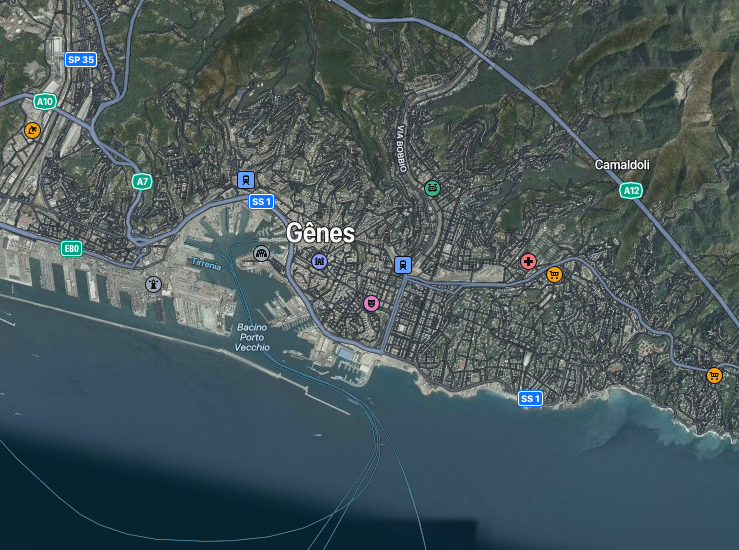
#> input picture Genova.png, 739 x 550 px
$ jupyter execute --allow-errors traitement.ipynb
#> lines starting #> are read from the running program, lines starting #| are printed output that depends on the picture; after the words box and inside, x2 and y2 are one past the last pixel; in counts of white or black regions, pixels touching at a corner belong together; pictures that were not available may be replaced by others from this repository, and a replacement may not be noted
[cell 1]
import pytesseract
import cv2
import easyocr
import matplotlib.pyplot as plt
import numpy as np
import json

[cell 2]
img = cv2.imread('Genova.png')
#> img is the input picture: shape (550, 739, 3); mean B, G, R 90.6, 87.7, 72.6

# Avec pytesseract

[cell 3]
custom_config = r'--oem 3 --psm 6'
pytesseract.image_to_string(img, config=custom_config)
#> (this line was passed over: pytesseract is not available in this run)

# Avec EasyOCR

#> (a cell that did not finish here is left out)

[cell 5]
def convert_types(item):
    if isinstance(item, np.generic):
        return item.item()
    elif isinstance(item, list):
        return [convert_types(sub_item) for sub_item in item]
    else:
        return item

json_list = []
#> (the rest of this cell did not finish here and is left out)

#> (a cell that did not finish here is left out)

#> (a cell that did not finish here is left out)

# Pour aller plus loin

Utilisation d'une base de données contenant des noms de lieux pour trouver des similitudes

Utilisation d'un modèle de LLM pour corriger les résultats éronnés

[cell 8]
import cv2
import numpy as np
import pandas as pd
import pytesseract

def preprocess_image(image_path):
    image = cv2.imread(image_path, cv2.IMREAD_GRAYSCALE)
    _, binary_image = cv2.threshold(image, 128, 255, cv2.THRESH_BINARY | cv2.THRESH_OTSU)
    binary_image = cv2.bitwise_not(binary_image)
    return binary_image

def detect_table_borders(binary_image):
    horizontal_kernel = cv2.getStructuringElement(cv2.MORPH_RECT, (40, 1))
    horizontal_lines = cv2.morphologyEx(binary_image, cv2.MORPH_OPEN, horizontal_kernel)

    vertical_kernel = cv2.getStructuringElement(cv2.MORPH_RECT, (1, 40))
    vertical_lines = cv2.morphologyEx(binary_image, cv2.MORPH_OPEN, vertical_kernel)

    table_borders = cv2.add(horizontal_lines, vertical_lines)
    return table_borders

def segment_cells(table_borders):
    contours, _ = cv2.findContours(table_borders, cv2.RETR_TREE, cv2.CHAIN_APPROX_SIMPLE)
    cells = []
    for contour in contours:
        x, y, w, h = cv2.boundingRect(contour)
        if w > 50 and h > 20:  # Filter out too small boxes
            cells.append((x, y, w, h))
    return cells

def ocr_on_cells(image, cells):
    extracted_data = []
    for (x, y, w, h) in cells:
        cell_image = image[y:y+h, x:x+w]
        text = pytesseract.image_to_string(cell_image, config='--psm 7')
        extracted_data.append(((x, y, w, h), text.strip()))
    return extracted_data

def reconstruct_table(extracted_data):
    extracted_data.sort(key=lambda cell: (cell[0][1], cell[0][0]))

    rows = {}
    for cell, text in extracted_data:
        _, y, _, _ = cell
        if y not in rows:
            rows[y] = []
        rows[y].append(text)

    table_data = [rows[key] for key in sorted(rows.keys())]
    df = pd.DataFrame(table_data)
    return df

def extract_table_from_image(image_path):
    preprocessed_image = preprocess_image(image_path)
#> in preprocess_image, `image = cv2.imread(image_path, cv2.IMREAD_GRAYSCALE)`:
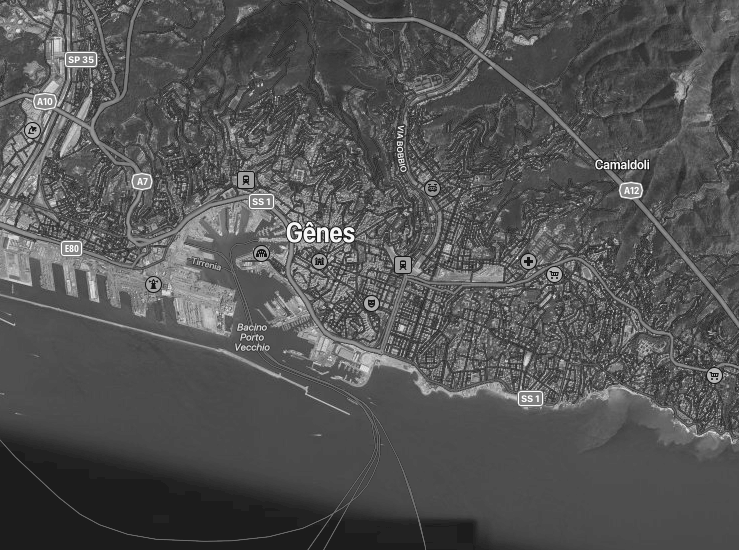
#> image: shape (550, 739); min 0, max 255, mean 84.1
#> in preprocess_image, `_, binary_image = cv2.threshold(image, 128, 255, cv2.THRESH_BINARY | c..`:
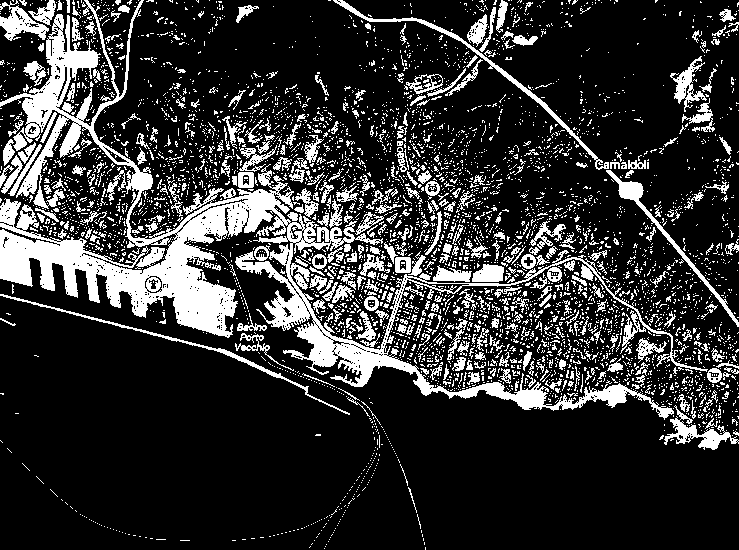
#> binary_image: shape (550, 739); 19.9% white; 4583 white regions (4160 under 20 px), largest, box (x1, y1, x2, y2) and area: (0, 0, 708, 420) 34660, (333, 0, 609, 170) 1326, (606, 170, 739, 327) 1127
    table_borders = detect_table_borders(preprocessed_image)
#> in detect_table_borders, `horizontal_lines = cv2.morphologyEx(binary_image, cv2.MORPH_OPEN, hori..`:
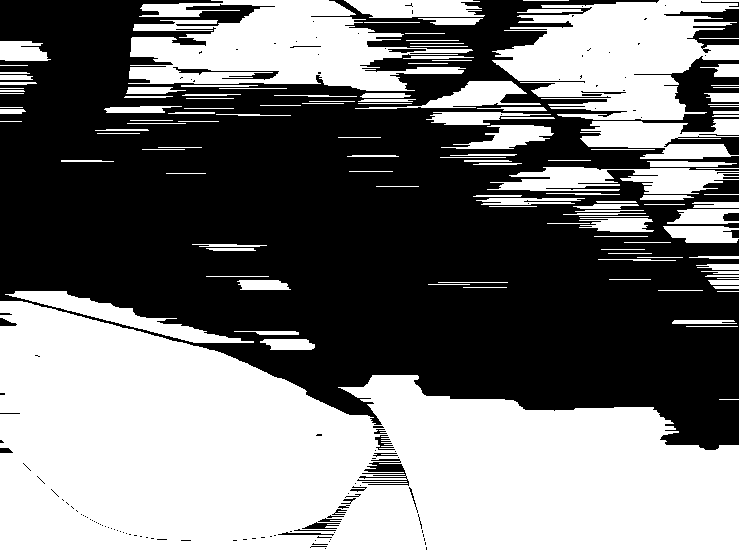
#> horizontal_lines: shape (550, 739); 47.5% white; 126 white regions, largest, box (x1, y1, x2, y2) and area: (0, 301, 739, 550) 124654, (492, 0, 739, 120) 18384, (128, 0, 473, 91) 18117
#> in detect_table_borders, `vertical_lines = cv2.morphologyEx(binary_image, cv2.MORPH_OPEN, vertic..`:
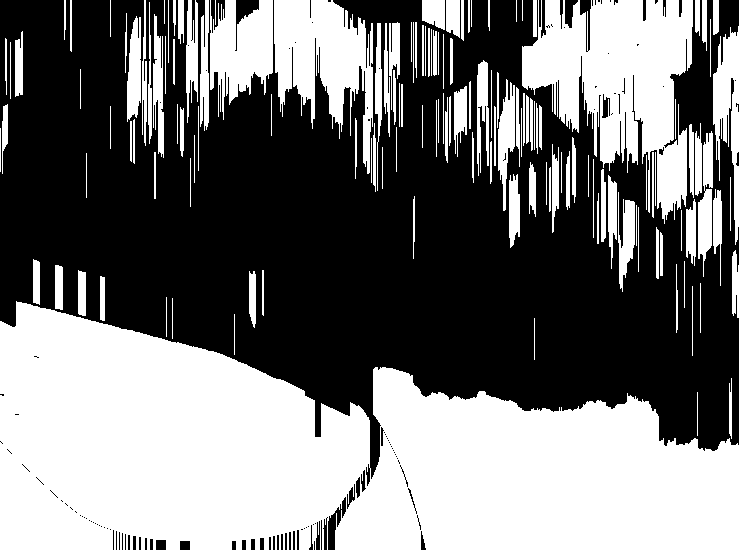
#> vertical_lines: shape (550, 739); 46.5% white; 144 white regions, largest, box (x1, y1, x2, y2) and area: (0, 301, 739, 550) 123301, (522, 0, 693, 224) 20922, (274, 0, 373, 174) 9110
#> in detect_table_borders, `table_borders = cv2.add(horizontal_lines, vertical_lines)`:
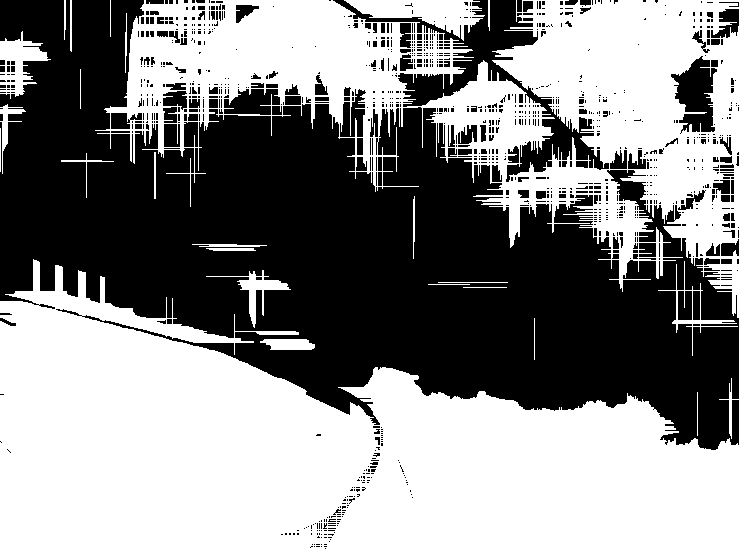
#> table_borders: shape (550, 739); 53.3% white; 1079 black regions (919 under 20 px)
    cells = segment_cells(table_borders)
#> in segment_cells, `contours, _ = cv2.findContours(table_borders, cv2.RETR_TREE, cv2.CHAIN..`: contours = 1096 contours, 848 with area under 20; largest, box (x1, y1, x2, y2) and area: (0, 259, 739, 550) 130216, (95, 0, 739, 318) 90068, (344, 0, 485, 41) 2490, (670, 55, 718, 134) 2316, (0, 31, 51, 99) 1442
#> the loop in segment_cells, `for contour in contours:` made 1096 passes
#> (x, y, w, h) on passes 2, 3, 8: (719, 378, 20, 61), (260, 339, 55, 11), (206, 270, 85, 58)
#> after the loop in segment_cells, `for contour in contours:`: cells = [(206, 270, 85, 58), (658, 261, 80, 95), (0, 259, 739, 291), (61, 153, 53, 45), (0, 31, 51, 68), (344, 0, 141, 41), (95, 0, 644, 318), (223, 88, 58, 28)]
    extracted_data = ocr_on_cells(preprocessed_image, cells)
    df = reconstruct_table(extracted_data)
    return df

image_path = '/Users/julius/Desktop/Extrait_IQOA_data copie.png'
#> (the rest of this cell did not finish here and is left out)

#> the loop in ocr_on_cells, `for (x, y, w, h) in cells:` made 1 pass
#> pass 1, in ocr_on_cells, `cell_image = image[y:y+h, x:x+w]`:
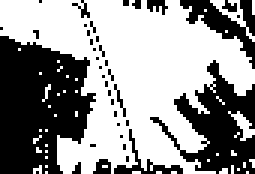
#> cell_image: shape (58, 85) (shown 3 times larger); 58.3% white; 39 black regions (33 under 20 px)
#> after the loop in ocr_on_cells, `for (x, y, w, h) in cells:`: extracted_data = []
print(table_df)

# Test avec l'image rognée, juste pour essayer sur un tableau plus simple

[cell 9]
table =  cv2.imread('/Users/julius/Desktop/Extrait_IQOA_data copie.png')
#> (the rest of this cell did not finish here and is left out)

#> (a cell that did not finish here is left out)

[cell 11]
plt.imshow(preprocess_image(image_path), cmap='gray')

[cell 12]
import cv2
import numpy as np
import pandas as pd
import easyocr

def preprocess_image(image_path):
    image = cv2.imread(image_path, cv2.IMREAD_GRAYSCALE)
    _, binary_image = cv2.threshold(image, 128, 255, cv2.THRESH_BINARY | cv2.THRESH_OTSU)
    binary_image = cv2.bitwise_not(binary_image)
    return binary_image

def detect_table_borders(binary_image):
    horizontal_kernel = cv2.getStructuringElement(cv2.MORPH_RECT, (40, 1))
    horizontal_lines = cv2.morphologyEx(binary_image, cv2.MORPH_OPEN, horizontal_kernel)

    vertical_kernel = cv2.getStructuringElement(cv2.MORPH_RECT, (1, 40))
    vertical_lines = cv2.morphologyEx(binary_image, cv2.MORPH_OPEN, vertical_kernel)

    table_borders = cv2.add(horizontal_lines, vertical_lines)
    return table_borders

def segment_cells(table_borders):
    contours, _ = cv2.findContours(table_borders, cv2.RETR_TREE, cv2.CHAIN_APPROX_SIMPLE)
    cells = []
    for contour in contours:
        x, y, w, h = cv2.boundingRect(contour)
        if w > 50 and h > 20:
            cells.append((x, y, w, h))
    return cells

def ocr_on_cells(image, cells):
    reader = easyocr.Reader(['en'])
    extracted_data = []
    for (x, y, w, h) in cells:
        cell_image = image[y:y+h, x:x+w]
        result = reader.readtext(cell_image)
        text = result[0][-2] if result else ''
        extracted_data.append(((x, y, w, h), text.strip()))
    return extracted_data

def reconstruct_table(extracted_data):
    extracted_data.sort(key=lambda cell: (cell[0][1], cell[0][0]))

    rows = {}
    for cell, text in extracted_data:
        _, y, _, _ = cell
        if y not in rows:
            rows[y] = []
        rows[y].append(text)

    table_data = [rows[key] for key in sorted(rows.keys())]
    df = pd.DataFrame(table_data)
    return df

def extract_table_from_image(image_path):
    preprocessed_image = preprocess_image(image_path)
    table_borders = detect_table_borders(preprocessed_image)
    cells = segment_cells(table_borders)
    extracted_data = ocr_on_cells(preprocessed_image, cells)
    df = reconstruct_table(extracted_data)
    return df

image_path = '/Users/julius/Desktop/Extrait_IQOA_data copie.png'
#> (the rest of this cell did not finish here and is left out)

print(table_df)
